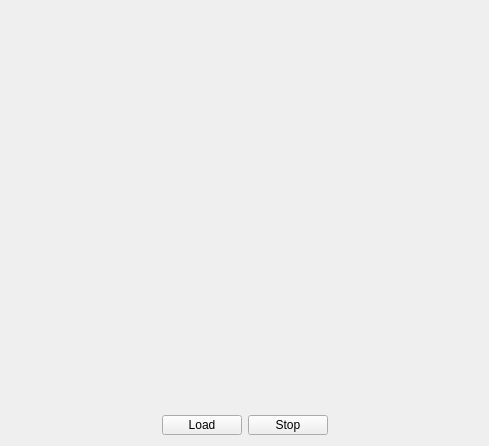
<?xml version="1.0" encoding="UTF-8"?>
<ui version="4.0">
 <class>GamePythonScriptWgt</class>
 <widget class="QWidget" name="GamePythonScriptWgt">
  <property name="geometry">
   <rect>
    <x>0</x>
    <y>0</y>
    <width>489</width>
    <height>446</height>
   </rect>
  </property>
  <property name="windowTitle">
   <string>GamePythonScriptWgt</string>
  </property>
  <layout class="QVBoxLayout" name="verticalLayout">
   <item>
    <widget class="QWidget" name="widget_python" native="true"/>
   </item>
   <item>
    <widget class="QWidget" name="widget_2" native="true">
     <property name="maximumSize">
      <size>
       <width>16777215</width>
       <height>20</height>
      </size>
     </property>
     <layout class="QHBoxLayout" name="horizontalLayout_2">
      <property name="spacing">
       <number>0</number>
      </property>
      <property name="leftMargin">
       <number>0</number>
      </property>
      <property name="topMargin">
       <number>0</number>
      </property>
      <property name="rightMargin">
       <number>0</number>
      </property>
      <property name="bottomMargin">
       <number>0</number>
      </property>
      <item>
       <layout class="QHBoxLayout" name="horizontalLayout">
        <item>
         <spacer name="horizontalSpacer">
          <property name="orientation">
           <enum>Qt::Horizontal</enum>
          </property>
          <property name="sizeHint" stdset="0">
           <size>
            <width>40</width>
            <height>20</height>
           </size>
          </property>
         </spacer>
        </item>
        <item>
         <widget class="QPushButton" name="pushButton_load">
          <property name="text">
           <string>Load</string>
          </property>
         </widget>
        </item>
        <item>
         <widget class="QPushButton" name="pushButton_stop">
          <property name="text">
           <string>Stop</string>
          </property>
         </widget>
        </item>
        <item>
         <spacer name="horizontalSpacer_2">
          <property name="orientation">
           <enum>Qt::Horizontal</enum>
          </property>
          <property name="sizeHint" stdset="0">
           <size>
            <width>40</width>
            <height>20</height>
           </size>
          </property>
         </spacer>
        </item>
       </layout>
      </item>
     </layout>
    </widget>
   </item>
  </layout>
 </widget>
 <layoutdefault spacing="6" margin="11"/>
 <resources/>
 <connections/>
</ui>
